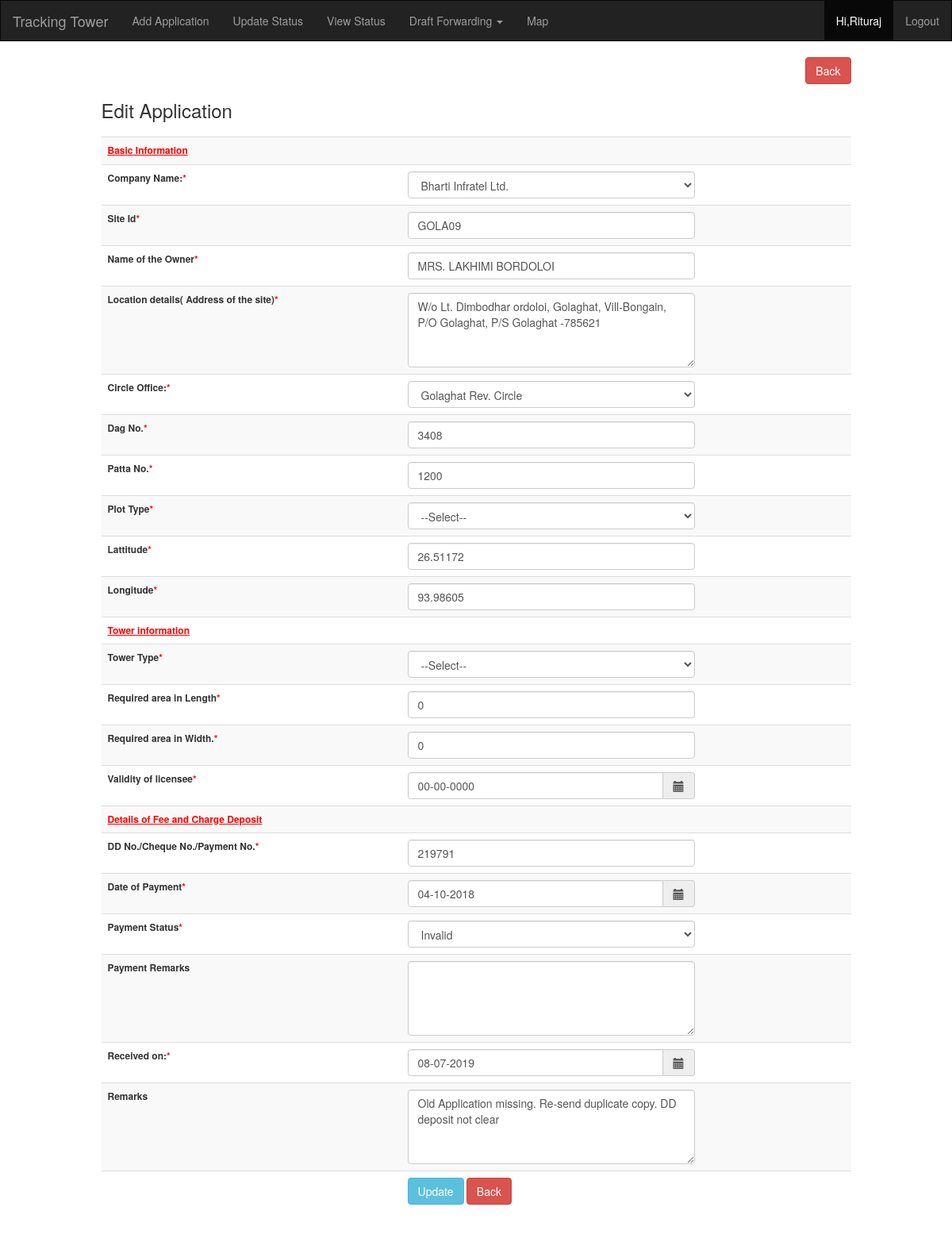
Page /edit.php?id=1& (signed in) on the committed database.
### tables this page shows
CREATE TABLE `master_application` (
  `id` int(11) NOT NULL,
  `site_id` varchar(20) NOT NULL,
  `company_id` int(11) NOT NULL,
  `co_id` int(11) NOT NULL,
  `owner_name` varchar(100) NOT NULL,
  `owner_address` varchar(400) NOT NULL,
  `dagno` int(11) NOT NULL,
  `pattano` int(11) NOT NULL,
  `lattitude` varchar(30) NOT NULL,
  `longitude` varchar(30) NOT NULL,
  `dd_no` varchar(50) DEFAULT NULL,
  `dd_date` date DEFAULT NULL,
  `dd_status` int(11) NOT NULL DEFAULT '1',
  `dd_remarks` varchar(600) DEFAULT NULL,
  `remarks` varchar(999) DEFAULT NULL,
  `receivedon` date NOT NULL,
  `curr_status` int(11) NOT NULL DEFAULT '0',
  `year` int(11) DEFAULT NULL,
  `plot_type` varchar(50) DEFAULT NULL,
  `tower_type` varchar(5) DEFAULT NULL,
  `length` int(11) DEFAULT NULL,
  `width` int(11) DEFAULT NULL,
  `validity` date DEFAULT NULL,
  `is_delete` int(11) NOT NULL DEFAULT '0'
);

CREATE TABLE `company_master` (
  `id` int(11) NOT NULL,
  `name` varchar(100) NOT NULL,
  `status` int(11) NOT NULL,
  `details` varchar(600) NOT NULL
);

CREATE TABLE `circle_office` (
  `id` int(11) NOT NULL,
  `name` varchar(60) NOT NULL
);

### edit.php (the view, shortened to what this page needs)
<?php
    include("config.php");
    include("header.php");
    $comp = mysqli_query($mysqli,"SELECT id, name  from  company_master");
    $co = mysqli_query($mysqli,"SELECT id, name  from  circle_office");
    $id="";
    $page="";
    if(isset($_REQUEST['id']))
    {
        $id=$_REQUEST['id'];
        $qrystr="";
        $details = mysqli_query($mysqli,"SELECT * from  master_application where id= $id and is_delete=0");
        while($r= mysqli_fetch_array($details)) {
            $p_company =  $r["company_id"];
            $p_siteid=$r["site_id"];
            $p_name =   $r["owner_name"];
            $p_location = $r["owner_address"];
            $p_circleoffice=$r["co_id"];
            $p_dagno =   $r["dagno"];
            $p_patta =   $r["pattano"];
            $p_length=$r["length"];
            $p_width=$r["width"];
            $p_date = explode('-', $r['validity']);
            $day   = $p_date[2];
            $month = $p_date[1];
            $year1  = $p_date[0];
            $p_validity = $day.'-'.$month.'-'.$year1 ;
            $p_latt = $r["lattitude"];
            $p_long=$r["longitude"];
            $p_ddno=$r["dd_no"];
            $p_dddate=date('d-m-Y', strtotime($r['dd_date']));
            $p_ddstatus = $r["dd_status"];
            $p_dd_remarks =$r["dd_remarks"];
            $p_receivedon = date('d-m-Y', strtotime($r['receivedon']));
            $p_remarks =   $r["remarks"];
        }
}
?>
<div class="container">
<div class="row">
    <div class="col-md-1"></div>
    <div class="col-md-10">
        <a class="btn btn-danger pull-right" href="view.php?<?php echo $qrystr  ?>">Back</a>
    </div>
</div>
<div class="row">
    <div class="col-md-1"></div>
    <div class="col-md-10">
        <h3>Edit Application</h3>
    </div>
</div>
<div class="row">
<div class="col-md-1"></div>
<div class="col-md-10">
</div>
</div>
<form action="edit.php?id=<?php echo $id ?>&page=<?php echo $page ?>"  method="POST"  name="form1" onsubmit="return validation()">
<div class="row">
<div class="col-md-1"></div>
<div class="col-md-10">
<table class="table table-striped" width="100%" style="font-size:12px !important;">
<tr>
<th colspan="3">
 <span style="color:red; text-decoration:underline;">Basic Information</span>
</th>
</tr>
<tr>
<th width="40%">
    Company Name:<span class="textmand">*</span>
</th>
<td  width="40%">
<select name="company" required   class="form-control" >
<?php while($r= mysqli_fetch_array($comp)) { ?>
    <option value="<?php echo $r["id"]; ?>" <?php if( $r["id"]==$p_company)  echo 'selected';?>   > <?php echo  $r["name"]; ?></option>
<?php } ?>
</td>
 <td></td>
</tr>
<tr>
<th>
    Site Id<span class="textmand">*</span>
</th>
<td>
<input type="text" name="siteid"  value="<?php  echo $p_siteid;?>" required class="form-control" >
</td>
 <td></td>
</tr>
<tr>
<th>
Name of the Owner<span class="textmand">*</span>
</th>
<td>
<input type="text" name="name"  value="<?php  echo $p_name;?>" required class="form-control" >
</td>
 <td></td>
</tr>
<tr>
<th>
Location details( Address of the site)<span class="textmand" required>*</span>
</th>
<td>
<textarea rows="4" cols="50" name="location"  required  class="form-control" >
<?php  echo $p_location;?>
</textarea>
</td>
 <td></td>
</tr>
<tr>
<th width="40%">
    Circle Office:<span class="textmand">*</span>
</th>
<td  width="40%">
    <select name="ddco" required   class="form-control" >
<?php while($r= mysqli_fetch_array($co)) { ?>
    <option value="<?php echo $r["id"]; ?>" <?php if( $r["id"]==$p_circleoffice)  echo 'selected';?> > <?php echo  $r["name"]; ?></option>
<?php } ?>
</td>
 <td></td>
</tr>
<tr>
<th>
Dag No.<span class="textmand" required>*</span>
</th>
<td>
 <input type="text" name="dag" value="<?php  echo $p_dagno;?>"  onkeydown="return numeric(this, event.keyCode)" class="form-control" required>
</td>
 <td></td>
</tr>
<tr>
<th>
Patta No.<span class="textmand" required>*</span>
</th>
<td>
 <input type="text" name="patta" value="<?php  echo $p_patta;?>" onkeydown="return numeric(this, event.keyCode)" class="form-control" required>
</td>
 <td></td>
</tr>
<tr>
<th>
Plot Type<span class="textmand" required>*</span>
</th>
<td>
<select name="plot_type" required   class="form-control" >
    <option value="">--Select--</option>
    </select>
</td>
 <td></td>
</tr>
<tr>
<th>
Lattitude<span class="textmand" required>*</span>
</th>
<td>
 <input type="text" name="latt" value="<?php  echo $p_latt;?>" class="form-control" required>
</td>
 <td></td>
</tr>
<tr>
<th>
Longitude<span class="textmand" required>*</span>
</th>
<td>
 <input type="text" name="long" value="<?php  echo $p_long;?>" class="form-control" required>
</td>
 <td></td>
</tr>
<tr>
<th colspan="3">
 <span style="color:red; text-decoration:underline;">Tower information</span>
</th>
</tr>
<tr>
<th>
Tower Type<span class="textmand" required>*</span>
</th>
<td>
<select name="tower_type" required   class="form-control" >
    <option value="">--Select--</option>
    </select>
</td>
 <td></td>
</tr>
<tr>
<th>
Required area in Length<span class="textmand" required>*</span>
</th>
<td>
<input type="text" name="length" value="<?php  echo $p_length;?>"  onkeydown="return numeric(this, event.keyCode)" class="form-control" required>
</td>
 <td></td>
</tr>
<tr>
<th>
Required area in Width.<span class="textmand" required>*</span>
</th>
<td>
<input type="text" name="width" value="<?php  echo $p_width;?>"  onkeydown="return numeric(this, event.keyCode)" class="form-control" required>
</td>
 <td></td>
</tr>
<tr>
<th>
Validity of licensee<span class="textmand">*</span>
</th>
<td>
<div class='input-group date' class='datetimepicker1'>
<input type="text" name="dateupto" autocomplete="off" id="dateupto"
class="form-control datepicker date-format"   placeholder="dd-mm-yyyy"
 value="<?php  echo $p_validity;?>" required onblur="ValidateDate(this, event.keyCode);" onkeydown="return DateFormat(this, event.keyCode)" maxlength="10" onfocus="this.select();">
<span class="input-group-addon">
                        <span class="glyphicon glyphicon-calendar"></span>
                    </span>
</div>
</td>
 <td>
</td>
</tr>
<tr>
<th colspan="3">
 <span style="color:red; text-decoration:underline;">Details of Fee and Charge Deposit</span>
</th>
</tr>
<tr>
<th>
DD No./Cheque No./Payment No.<span class="textmand" required>*</span>
</th>
<td>
 <input type="text" name="ddno" value="<?php  echo $p_ddno;?>"  class="form-control" required>
</td>
 <td></td>
</tr>
<tr>
<th>
Date of Payment<span class="textmand">*</span>
</th>
<td>
<div class='input-group date' class='datetimepicker1'>
<input type="text" name="dddate" autocomplete="off" id="ddate" class="form-control datepicker date-format"   placeholder="dd-mm-yyyy" value="<?php  echo $p_dddate;?>" required
onblur="ValidateDate(this, event.keyCode);" onkeydown="return DateFormat(this, event.keyCode)" maxlength="10" onfocus="this.select();">
<span class="input-group-addon">
                        <span class="glyphicon glyphicon-calendar"></span>
                    </span>
</div>
</td>
 <td>
</td>
</tr>
<tr>
<th>
Payment Status<span class="textmand">*</span>
</th>
<td>
<select name="ddstatus" required   class="form-control" >
    <option value="2" <?php if($p_ddstatus=='2') echo 'selected' ?>>Invalid</option>
    </select>
</td>
 <td></td>
</tr>
<tr>
<th>
Payment Remarks
</th>
<td>
<textarea rows="4" cols="50" name="dd_remarks"   class="form-control" >
<?php  echo $p_dd_remarks;?>
</textarea>
</td>
 <td></td>
</tr>
<tr>
<th>
Received on:<span class="textmand">*</span>
</th>
<td>
<div class='input-group date' class='datetimepicker1'>
<input type="text" name="recon" autocomplete="off" id="rdate" class="form-control datepicker"   placeholder="dd-mm-yyyy" value="<?php  echo $p_receivedon;?>" required
onblur="ValidateDate(this, event.keyCode);" onkeydown="return DateFormat(this, event.keyCode)" maxlength="10" onfocus="this.select();">
<span class="input-group-addon">
                        <span class="glyphicon glyphicon-calendar"></span>
                    </span>
</div>
</td>
 <td></td>
</tr>
<tr>
<th>
Remarks
</th>
<td>
<textarea rows="4" cols="50" name="remarks"   class="form-control" >
<?php  echo $p_remarks;?>
</textarea>
</td>
 <td></td>
</tr>
<tr>
<td></td>
<td>
<?php if( $_SESSION['type']=="3")
 {  }
 else{ ?>
<input type="submit" name="Submit" value="Update" class="btn btn-info"  ><?php }
?>
        <a class="btn btn-danger" href="view.php?<?php echo $qrystr  ?>">Back</a>
</td>
 <td></td>
</tr>
</table>
</div>
</div>
</div>
<?php
    include("footer.php");
?>

### header.php (style rules this page uses)
.textmand { color:red; }

### rows in the picture
master_application: company "Bharti Infratel Ltd.", siteid "GOLA09", name "MRS. LAKHIMI BORDOLOI", location "W/o Lt. Dimbodhar ordoloi, Golaghat, Vill-Bongain, P/O Golaghat, P/S Golaghat -785621", ddco "Golaghat Rev. Circle", dag "3408", patta "1200", latt "26.51172", long "93.98605", length "0", width "0", dateupto "00-00-0000", ddno "219791", dddate "04-10-2018", ddstatus "Invalid", recon "08-07-2019", remarks "Old Application missing. Re-send duplicate copy. DD deposit not clear"

### other values in the picture
$_SESSION['name'] "Rituraj"
